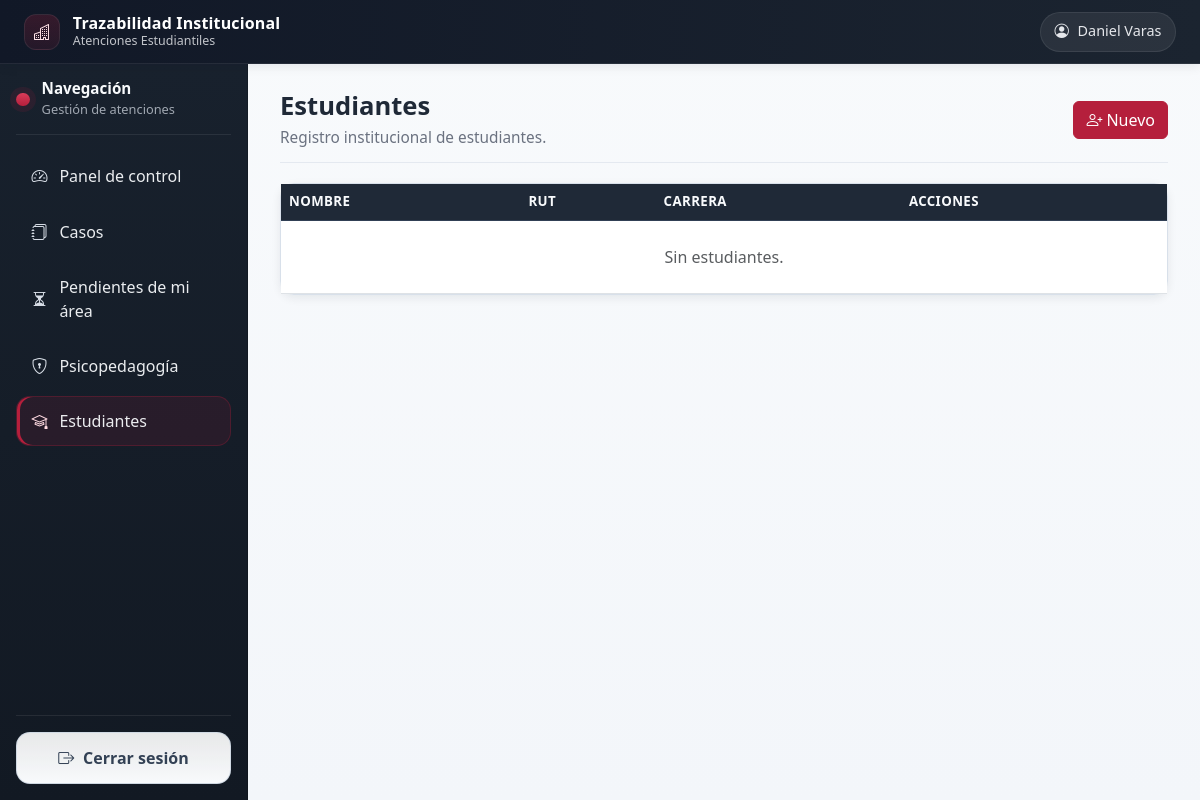
The app's page /students/ (signed in), older data.
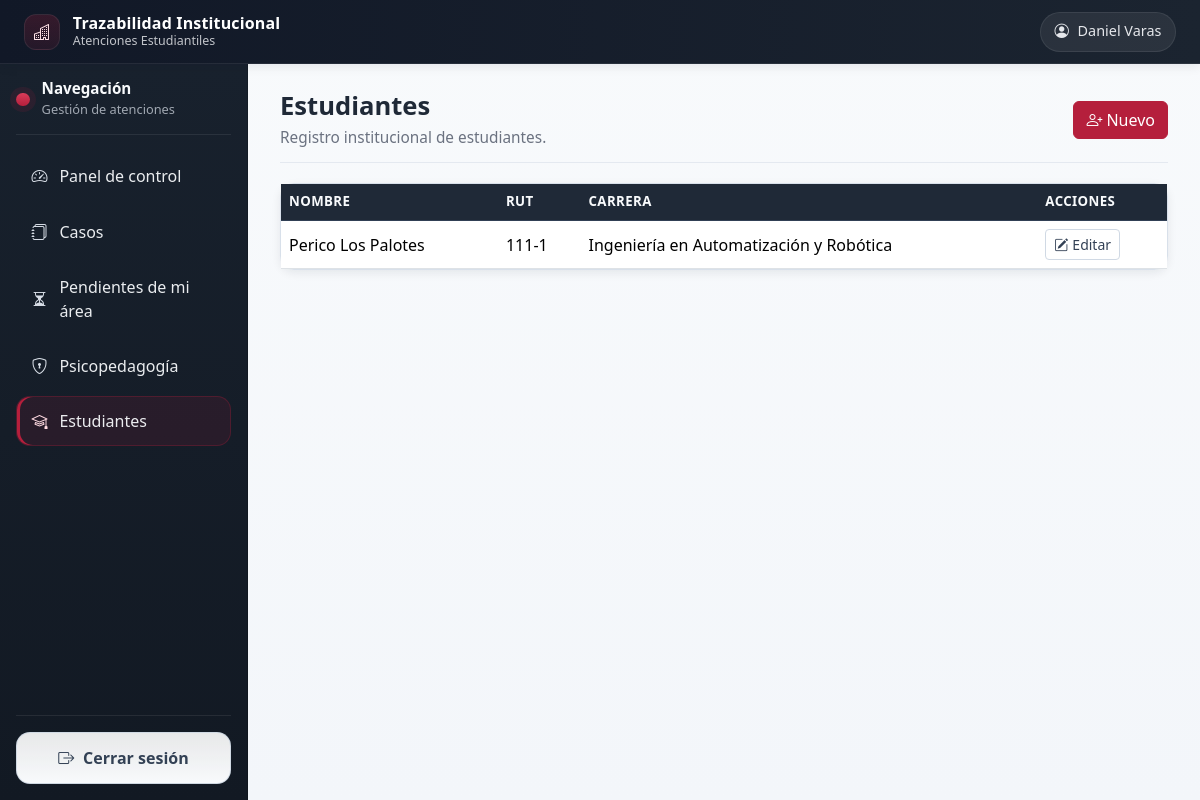
The same page, newer data.
### students/models.py (models this page shows, shortened)
class Student(models.Model):
    DIURNO = 'Diurno'
    VESPERTINO = 'Vespertino'
    SCHEDULE_CHOICES = [
        (DIURNO, 'Diurno'),
        (VESPERTINO, 'Vespertino'),
    ]
    full_name = models.CharField(max_length=200)
    rut = models.CharField(max_length=12, unique=True)
    email = models.EmailField()
    phone = models.CharField(max_length=30)
    career = models.ForeignKey(
        Career,
        on_delete=models.PROTECT,
        related_name='students'
    )
    schedule = models.CharField(
        max_length=20,
        choices=SCHEDULE_CHOICES,
        blank=True,
        default=DIURNO,
        verbose_name='Jornada',
    )
    observations = models.TextField(blank=True)
    created_at = models.DateTimeField(auto_now_add=True)
    class Meta:
        ordering = ['full_name']

### organization/models.py (models this page shows)
class Career(models.Model):
    name = models.CharField(max_length=150, unique=True)
    academic_area = models.ForeignKey(
        AcademicArea,
        on_delete=models.CASCADE,
        related_name='careers'
    )
    def __str__(self):
        return self.name

### students/views.py (the view)
# urls.py: path('', StudentListView.as_view(), name='list'),
class StudentListView(LoginRequiredMixin, ListView):
    model = Student
    template_name = 'students/student_list.html'
    context_object_name = 'students'

### psychopedagogy/context_processors.py (called while the page is built)
def psychopedagogy_access(request):
    return {
        'can_access_psychopedagogy_module': can_access_psychopedagogy_module(request.user)
        if request.user.is_authenticated else False
    }

### psychopedagogy/services.py (called while the page is built)
def _user_role(user):
    profile = getattr(user, 'profile', None)
    return getattr(profile, 'role', None)

def can_access_psychopedagogy_module(user):
    if not user.is_authenticated:
        return False
    if user.is_superuser:
        return True
    if user.has_perm('psychopedagogy.access_psychopedagogy_module'):
        return True
    return _user_role(user) in ALLOWED_ROLE_ACCESS

### templates/students/student_list.html
{% extends 'base.html' %}
{% block content %}
<div class="page-header d-flex flex-wrap justify-content-between align-items-center gap-3">
  <div>
    <h2>Estudiantes</h2>
    <p class="page-subtitle">Registro institucional de estudiantes.</p>
  </div>
  <a class="btn btn-main" href="{% url 'students:create' %}"><i class="bi bi-person-plus me-1"></i>Nuevo</a>
</div>
<div class="card">
  <div class="table-responsive">
    <table class="table app-table">
      <thead><tr><th>Nombre</th><th>RUT</th><th>Carrera</th><th>Acciones</th></tr></thead>
      <tbody>
      {% for s in students %}
      <tr><td>{{ s.full_name }}</td><td>{{ s.rut }}</td><td>{{ s.career }}</td><td><a class="btn btn-sm btn-soft" href="{% url 'students:update' s.pk %}"><i class="bi bi-pencil-square me-1"></i>Editar</a></td></tr>
      {% empty %}
      <tr><td colspan="4" class="text-center text-muted py-4">Sin estudiantes.</td></tr>
      {% endfor %}
      </tbody>
    </table>
  </div>
</div>
{% endblock %}

Row changes from the older to the newer data that the page shows:
added Student: full_name "Perico Los Palotes", rut "111-1", career "Ingeniería en Automatización y Robótica"
Text that changed along with them:
text no longer shown: "Sin estudiantes."
